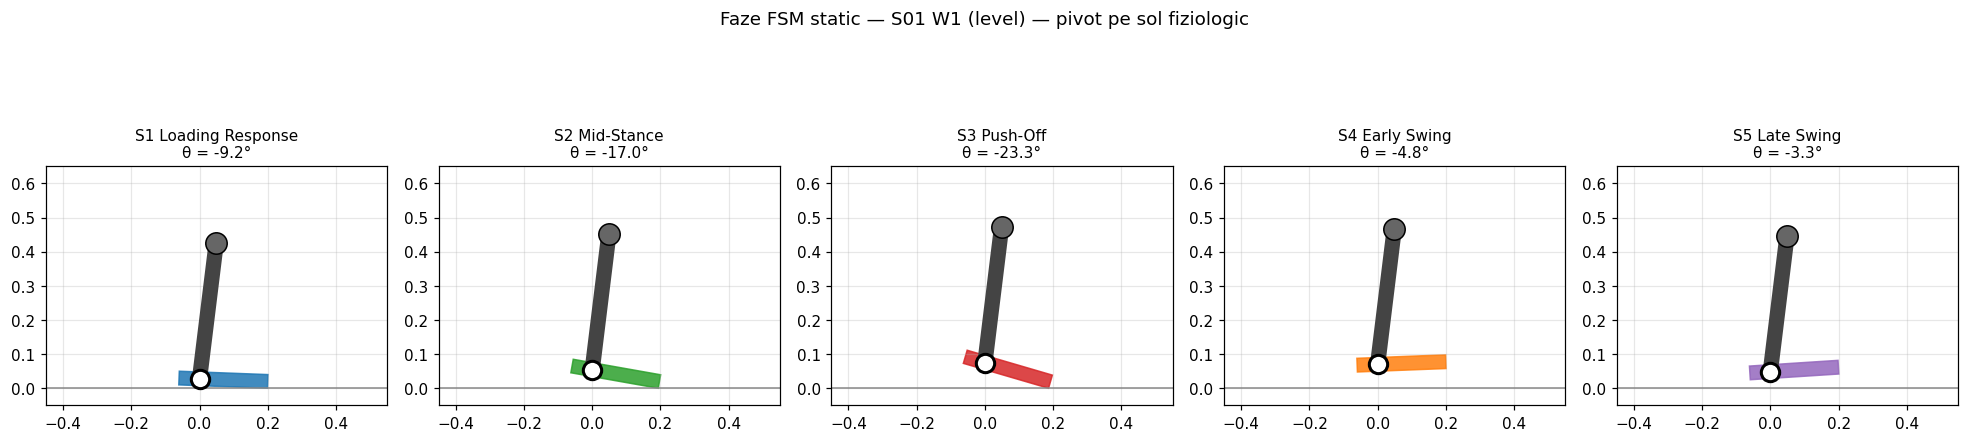

Recreate this plot in Python.
"""Vizualizează fiecare fază FSM (S1..S5) ca snapshot static pentru un subiect.

Salvează un PNG cu 5 subploturi (câte o stare) ca să verificăm vizual că
tibia se mișcă fiziologic peste talpă în stance și se ridică în swing.
"""
from __future__ import annotations

import sys
from pathlib import Path

import numpy as np
import matplotlib.pyplot as plt

ROOT = Path(__file__).resolve().parents[1]
sys.path.insert(0, str(ROOT / "src"))
sys.path.insert(0, str(ROOT / "dashboard"))

from easy_gait import preprocessing, gait_events, fsm, ankle_controller  # noqa: E402
from easy_gait.io_utils import (  # noqa: E402
    SAMALA_SHANK_GYRO_COLS, detect_prosthetic_side, compute_ankle_angle,
)
from easy_gait.prosthesis_viz import (  # noqa: E402
    compute_segments, FSM_COLORS, FSM_NAMES, GROUND_Y,
)
from _shared import list_samala_subjects_cached, load_samala_imu_cached  # noqa: E402


def _draw_frame(ax, ankle_angle_deg: float, fsm_state: int, title: str):
    seg = compute_segments(ankle_angle_deg, fsm_state)
    color = FSM_COLORS[fsm_state]

    # Sol
    ax.axhline(GROUND_Y, color="#888", lw=1)
    # Tibia
    ax.plot([seg["ankle"][0], seg["knee"][0]],
            [seg["ankle"][1], seg["knee"][1]],
            color="#444", lw=10, solid_capstyle="round")
    # Talpa
    poly = seg["foot_poly"]
    ax.fill(poly[:, 0], poly[:, 1], color=color, alpha=0.85, edgecolor=color)
    # Gleznă
    ax.plot(*seg["ankle"], "o", ms=12, mec="black", mfc="white", mew=2)
    # Genunchi
    ax.plot(*seg["knee"], "o", ms=14, mec="black", mfc="#666", mew=1)

    ax.set_xlim(-0.45, 0.55)
    ax.set_ylim(-0.05, 0.65)
    ax.set_aspect("equal")
    ax.grid(True, alpha=0.3)
    ax.set_title(f"{title}\nθ = {ankle_angle_deg:+.1f}°", fontsize=10)

    # Print în consolă pentru inspecție
    print(f"  {title}: θ={ankle_angle_deg:+.1f}° | tilt_tibie={seg.get('tibia_tilt_deg', 0):+.1f}° | "
          f"ankle=({seg['ankle'][0]:+.3f}, {seg['ankle'][1]:+.3f}) | "
          f"knee=({seg['knee'][0]:+.3f}, {seg['knee'][1]:+.3f}) | "
          f"foot_y_min={min(seg['foot_poly'][:, 1]):+.3f}")


def main(subject: str | None = None, trial: int = 1, activity: str = "level"):
    subjects = list_samala_subjects_cached()
    if subject is None:
        subject = subjects[0]
    print(f"\n=== Subiect: {subject} | Trial: W{trial} | Activitate: {activity} ===\n")

    df, fs, _ = load_samala_imu_cached(subject, trial)
    prost = detect_prosthetic_side(df)
    side = prost

    pitch_col = SAMALA_SHANK_GYRO_COLS[side]["pitch"]
    omega = preprocessing.gyro_pitch_dps(df, pitch_col, fs=fs)
    events = gait_events.detect_events_trojaniello(omega, fs=fs, prosthetic=True)
    ref_idx = int(events.hs_idx[0]) if len(events.hs_idx) > 0 else 100
    ankle_real = compute_ankle_angle(df, side, reference_idx=ref_idx)
    trace = fsm.run_fsm(
        n_samples=len(df), fs=fs,
        hs_idx=events.hs_idx, to_idx=events.to_idx,
        omega_shank_dps=omega, ankle_angle_estimate_deg=ankle_real,
        config=fsm.FSMConfig(activity=activity),
    )
    ankle_fsm = ankle_controller.generate_trajectory(trace, fs=fs)

    # Pentru fiecare stare, găsește un sample reprezentativ (la mijlocul primei apariții)
    fig, axes = plt.subplots(1, 5, figsize=(18, 4.5))
    print("Sample reprezentativ per stare (poziții cheie):")
    for s_int in range(1, 6):
        mask = trace.state_per_sample == s_int
        if not mask.any():
            axes[s_int - 1].set_title(f"{FSM_NAMES[s_int]}\n(absent)")
            axes[s_int - 1].axis("off")
            continue
        idxs = np.where(mask)[0]
        # Mijlocul primei serii consecutive
        diffs = np.diff(idxs)
        breaks = np.where(diffs > 1)[0]
        if len(breaks) > 0:
            first_run = idxs[: breaks[0] + 1]
        else:
            first_run = idxs
        center_idx = int(first_run[len(first_run) // 2])
        a = float(ankle_fsm[center_idx])
        _draw_frame(axes[s_int - 1], a, s_int, FSM_NAMES[s_int])

    fig.suptitle(
        f"Faze FSM static — {subject} W{trial} ({activity}) — pivot pe sol fiziologic",
        fontsize=12, y=1.02,
    )
    fig.tight_layout()
    out = ROOT / "scripts" / "debug_phases.png"
    fig.savefig(out, dpi=110, bbox_inches="tight")
    print(f"\nSalvat: {out}")
    plt.close(fig)


if __name__ == "__main__":
    import argparse
    p = argparse.ArgumentParser()
    p.add_argument("--subject", default=None)
    p.add_argument("--trial", type=int, default=1)
    p.add_argument("--activity", default="level")
    args = p.parse_args()
    main(args.subject, args.trial, args.activity)
